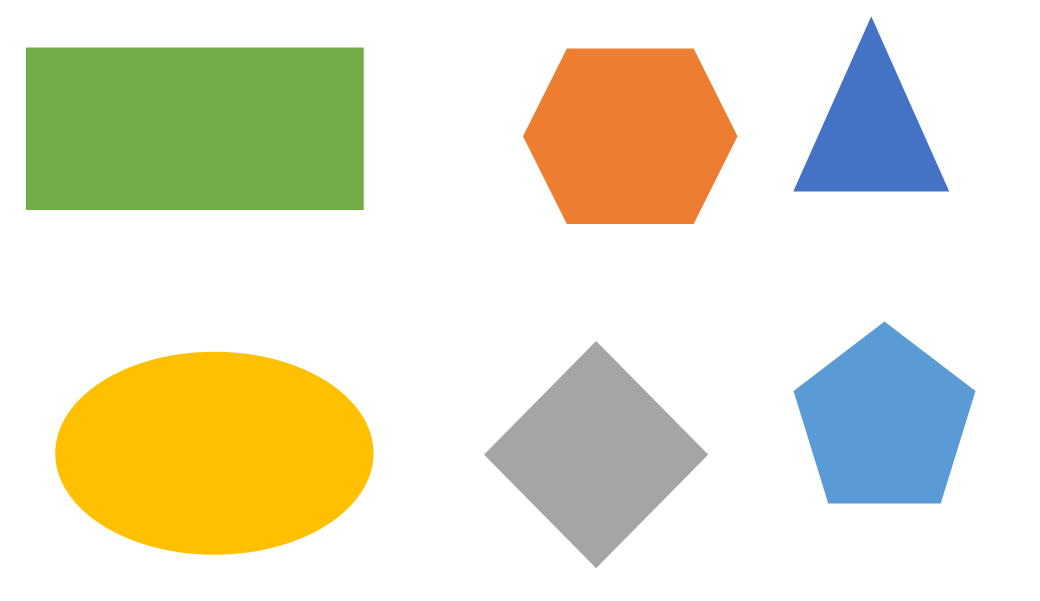
#> input picture images/shapes.png, 4158 x 2403 px, found by its file name (shown at 1/4 size)
$ python opencv_shapeDetection.py
#> lines starting #> are read from the running program, lines starting #| are printed output that depends on the picture; after the words box and inside, x2 and y2 are one past the last pixel; in counts of white or black regions, pixels touching at a corner belong together
import cv2 as cv
import numpy as np

# ============================================================
# Shape detection using contours + approxPolyDP
# ============================================================

def show(name, img, w=800, h=600):
    """Show image in a resizable OpenCV window."""
    cv.namedWindow(name, cv.WINDOW_NORMAL)
    cv.resizeWindow(name, w, h)
    cv.imshow(name, img)

# ------------------------------------------------------------
# 1) Load image
# ------------------------------------------------------------
img = cv.imread("images/shapes.png")
#> img is the input picture: shape (2403, 4158, 3); mean B, G, R 201.7, 226, 227.8
assert img is not None, "Error: shapes.png not found!"
img_draw = img.copy()

# ------------------------------------------------------------
# 2) Convert to grayscale + threshold (binary image)
#    White objects on black background works best.
# ------------------------------------------------------------
gray = cv.cvtColor(img, cv.COLOR_BGR2GRAY)
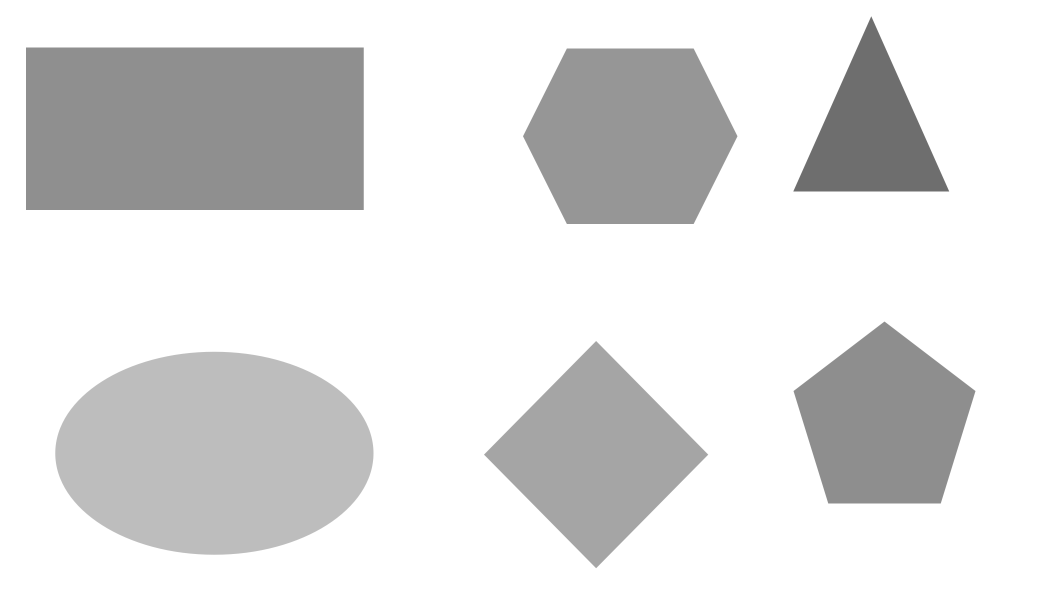
#> gray: shape (2403, 4158) (shown at 1/4 size); min 110, max 255, mean 223.8
_, thresh = cv.threshold(gray, 250, 255, cv.THRESH_BINARY)
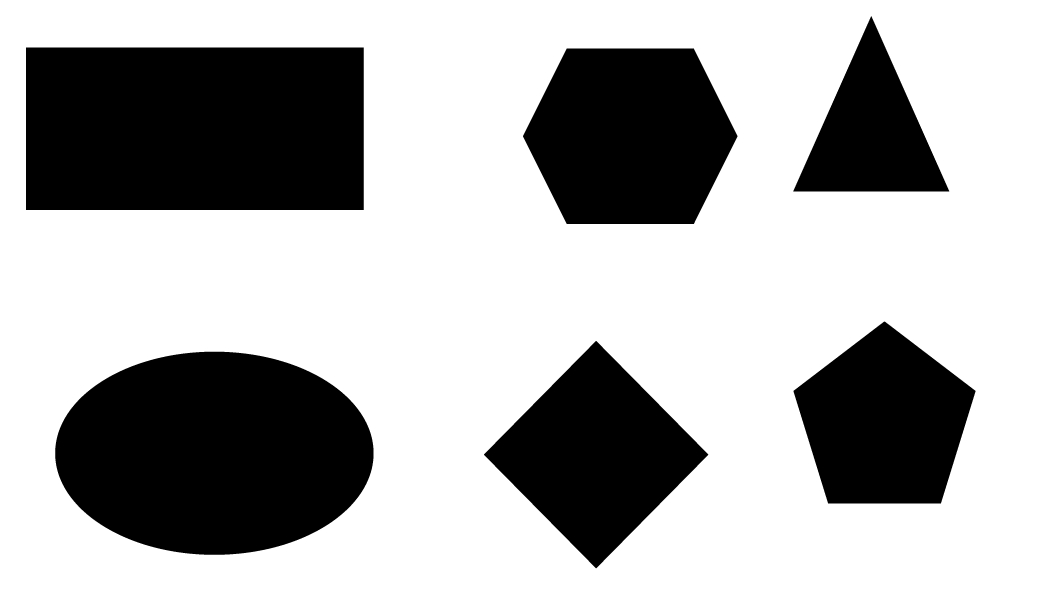
#> thresh: shape (2403, 4158) (shown at 1/4 size); 68.3% white; 6 black regions

show("1 - Threshold", thresh)

# ------------------------------------------------------------
# 3) Find contours
#    RETR_TREE: full hierarchy
#    CHAIN_APPROX_SIMPLE: compresses straight segments
# ------------------------------------------------------------
contours, hierarchy = cv.findContours(thresh, cv.RETR_TREE, cv.CHAIN_APPROX_SIMPLE)
#> contours = 7 contours; box (x1, y1, x2, y2) and area: (0, 0, 4158, 2403) 9985114, (103, 189, 1456, 841) 880150, (220, 1406, 1495, 2220) 814984, (2091, 193, 2951, 897) 481031, (1935, 1363, 2834, 2274) 410197, (3173, 1285, 3903, 2015) 368327, (3172, 64, 3798, 767) 220631

# ------------------------------------------------------------
# 4) Filter contours: remove tiny noise and skip the largest one
#    Often the biggest contour is the image border/background.
# ------------------------------------------------------------
areas = [cv.contourArea(c) for c in contours]
#> areas = [9985114, 814984.5, 410197, 368327, 481031, 880150, 220631]
if len(areas) == 0:
    raise RuntimeError("No contours found!")

background_id = int(np.argmax(areas))
#> background_id = 0

# ------------------------------------------------------------
# 5) Loop through contours, approximate polygons, classify shape
# ------------------------------------------------------------
for idx, contour in enumerate(contours):

    # Skip background/largest contour
    if idx == background_id:
        continue

    area = cv.contourArea(contour)
    if area < 200:  # ignore very small contours (noise)
        continue

    # Polygon approximation (Douglas–Peucker)
    epsilon = 0.01 * cv.arcLength(contour, True)
    approx = cv.approxPolyDP(contour, epsilon, True)

    # Draw contour in red
    cv.drawContours(img_draw, [contour], -1, (0, 255, 255), 3)

    # Compute centroid using moments (for label placement)
    M = cv.moments(contour)
    if M["m00"] == 0:
        continue

    cx = int(M["m10"] / M["m00"])
    cy = int(M["m01"] / M["m00"])

    # Classify by number of vertices
    v = len(approx)
    if v == 3:
        label = "Triangle"
    elif v == 4:
        label = "Quadrilateral"
    elif v == 5:
        label = "Pentagon"
    elif v == 6:
        label = "Hexagon"
    else:
        label = "Circle"

    # Put label
    cv.putText(img_draw, label, (cx - 150, cy),
               cv.FONT_HERSHEY_SIMPLEX, 3, (0, 0, 0), 10, cv.LINE_AA)
#> this loop made 7 passes
#> (area, epsilon, approx, cx, cy, v, label) on passes 3, 6, 7: (410197, 25.67, [[2383, 1363], [2833, 1817], [2385, 2273], [1935, 1819]], 2384, 1818, 4, 'Quadrilateral'), (880150, 40.04, [[103, 190], [1454, 189], [1455, 839], [104, 840]], 779, 514, 4, 'Quadrilateral'), (220631, 22.87, [[3484, 64], [3796, 766], [3172, 765]], 3484, 531, 3, 'Triangle')
#> (area, epsilon, cx, cy, v, label) on passes 2, 4, 5: (814984.5, 35.03, 857, 1812, 13, 'Circle'), (368327, 24.27, 3537, 1687, 5, 'Pentagon'), (481031, 27.13, 2520, 544, 6, 'Hexagon')
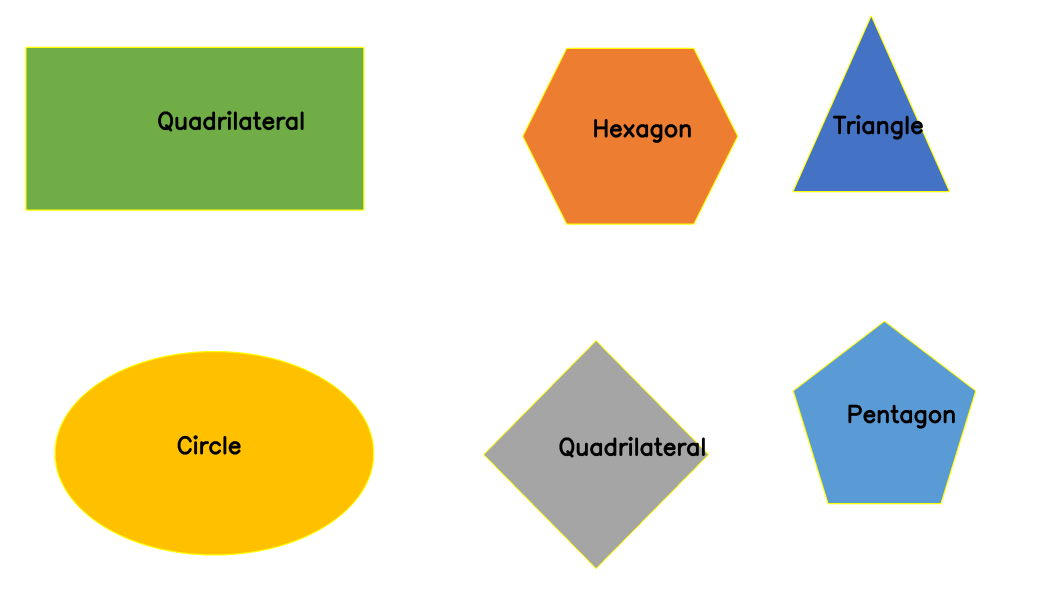
#> img_draw: shape (2403, 4158, 3) (shown at 1/4 size); mean B, G, R 199.2, 225.1, 226.9

# ------------------------------------------------------------
# 6) Show final result
# ------------------------------------------------------------
show("2 - Detected Shapes", img_draw)
cv.waitKey(0)
cv.destroyAllWindows()
